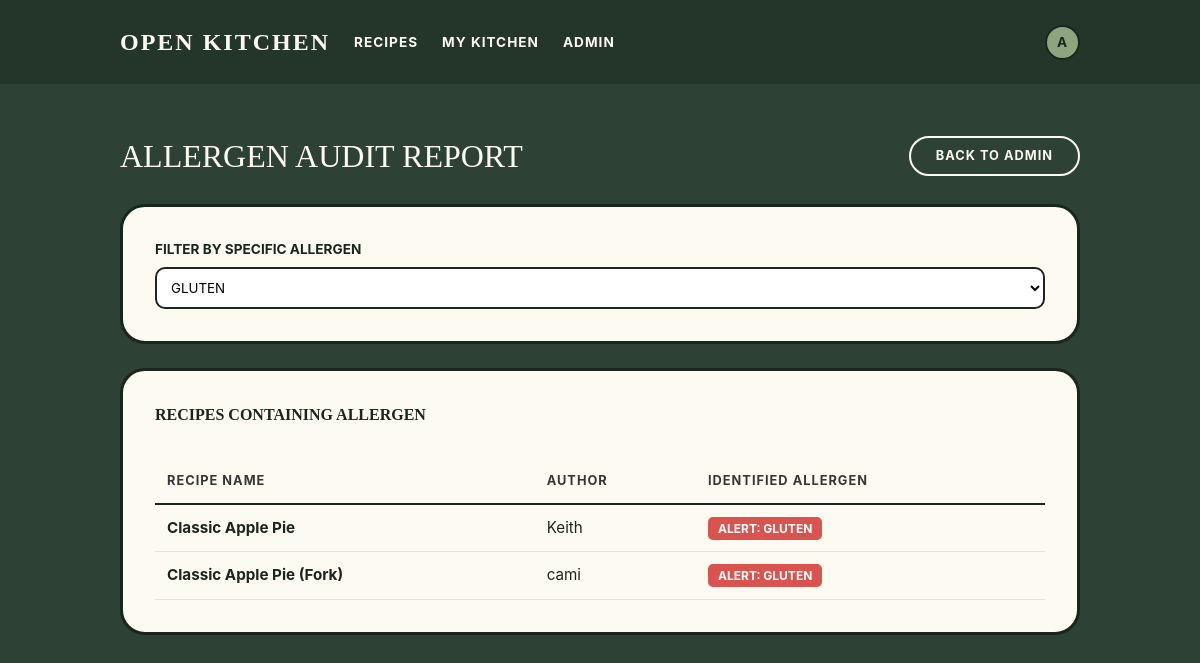
/admin/reports/allergen-audit?allergen_id=9 (signed in), run on an earlier commit of the app's database.
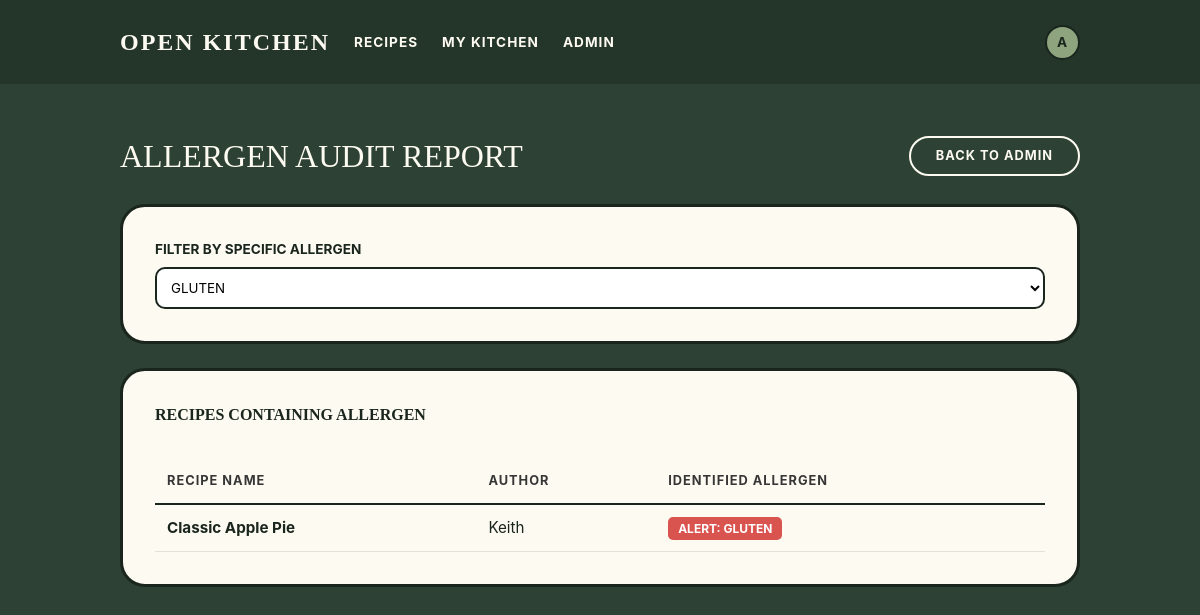
And on a later commit of the database.
### tables this page shows
CREATE TABLE recipes (
    id INTEGER PRIMARY KEY AUTOINCREMENT,
    title TEXT NOT NULL,
    description TEXT,
    template_type TEXT NOT NULL CHECK(template_type IN ('standard', 'quick_tip')),
    author_id INTEGER NOT NULL,
    base_servings INTEGER,
    prep_time_minutes INTEGER,
    cook_time_minutes INTEGER,
    parent_recipe_id INTEGER,
    is_public INTEGER DEFAULT 1,
    created_at DATETIME DEFAULT CURRENT_TIMESTAMP,
    updated_at DATETIME,
    FOREIGN KEY (author_id) REFERENCES users(id),
    FOREIGN KEY (parent_recipe_id) REFERENCES recipes(id)
);

### app/admin.py (the view)
@bp.route('/reports/allergen-audit')
@curator_required
def allergen_audit():
    allergen_id = request.args.get('allergen_id', type=int)
    allergens = Allergen.get_all()
    recipes = []
    if allergen_id:
        recipes = Report.recipes_with_allergen(allergen_id)
    return render_template('admin/allergen_audit.html',
                         allergens=allergens,
                         recipes=recipes,
                         selected_allergen=allergen_id)

### app/auth.py (called while the page is built)
@bp.before_app_request
def load_logged_in_user():
    user_id = session.get('user_id')
    if user_id is None:
        g.user = None
    else:
        g.user = User.get_by_id(user_id)

def curator_required(view):
    @functools.wraps(view)
    def wrapped_view(**kwargs):
        if g.user is None:
            return redirect(url_for('auth.login'))
        if g.user['role_name'] != 'Curator':
            flash('Access denied. Curator role required.')
            return redirect(url_for('index'))
        return view(**kwargs)
    return wrapped_view

### app/db.py (called while the page is built)
def get_db():
    if 'db' not in g:
        g.db = sqlite3.connect(
            current_app.config['DATABASE'],
            detect_types=sqlite3.PARSE_DECLTYPES
        )
        g.db.row_factory = sqlite3.Row
        g.db.execute('PRAGMA foreign_keys = ON')
    return g.db

### app/models/lookup.py (called while the page is built)
    @staticmethod
    def get_all():
        db = get_db()
        return db.execute('SELECT * FROM allergens ORDER BY name').fetchall()

### app/templates/admin/allergen_audit.html (shortened to what this page needs)
{% extends 'base.html' %}
{% block content %}
<div class="level mb-5">
    <div class="level-left">
        <h1 class="admin-title">Allergen Audit Report</h1>
    </div>
    <div class="level-right">
        <a href="{{ url_for('admin.index') }}" class="btn-pill is-outline-light">
            BACK TO ADMIN
        </a>
    </div>
</div>
<div class="report-card mb-5">
    <form method="get">
        <label class="filter-label" for="allergen_id">Filter by Specific Allergen</label>
        <select name="allergen_id" id="allergen_id" class="custom-select" onchange="this.form.submit()">
            {% for allergen in allergens %}
            <option value="{{ allergen.id }}" {% if allergen.id == selected_allergen %}selected{% endif %}>
                {{ allergen.name|upper }}
            </option>
            {% endfor %}
        </select>
    </form>
</div>
{% if recipes %}
<div class="report-card">
    <h2 style="font-family: 'Georgia', serif; text-transform: uppercase; font-weight: bold; margin-bottom: 1rem;">Recipes Containing Allergen</h2>
    <div class="table-container">
        <table class="audit-table">
            <thead>
                <tr>
                    <th>Recipe Name</th>
                    <th>Author</th>
                    <th>Identified Allergen</th>
                </tr>
            </thead>
            <tbody>
            {% for recipe in recipes %}
                <tr>
                    <td>
                        <a href="{{ url_for('recipes.view', id=recipe.id) }}" style="color: var(--border-dark); font-weight: bold;">
                            {{ recipe.title }}
                        </a>
                    </td>
                    <td>{{ recipe.author_name }}</td>
                    <td>
                        <span class="allergen-tag">ALERT: {{ recipe.allergen_name }}</span>
                    </td>
                </tr>
            {% endfor %}
            </tbody>
        </table>
    </div>
</div>
{% elif selected_allergen %}
<div class="report-card" style="text-align: center;">
    <p>No recipes found containing the selected allergen.</p>
</div>
{% endif %}
{% endblock %}

What changed in the data, as far as the page shows it:
removed recipes: title "Classic Apple Pie (Fork)", author_name "cami", allergen_name "GLUTEN"
